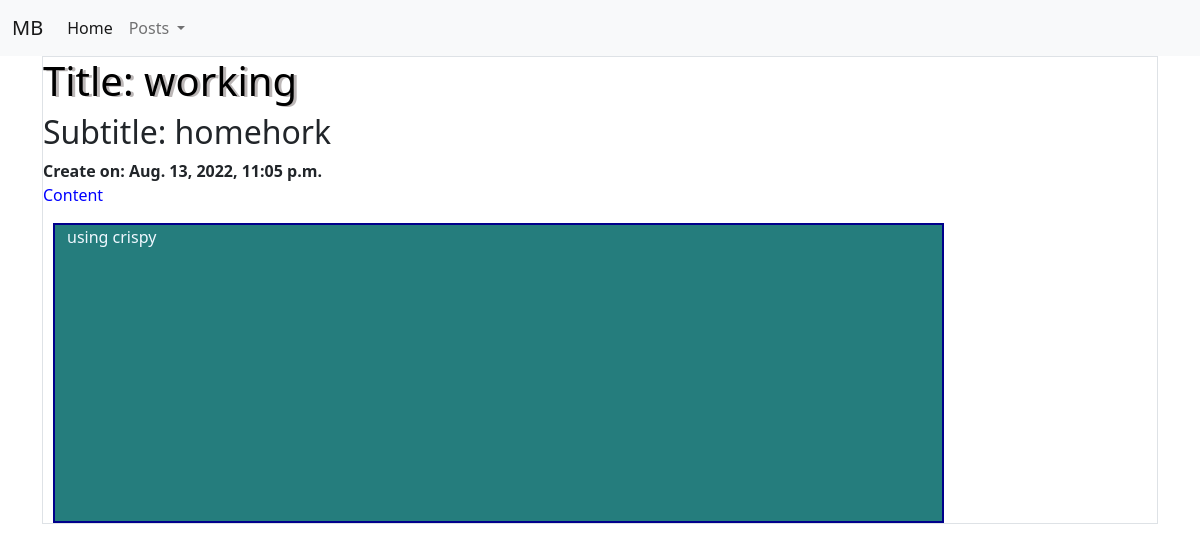
The page /posts/7/ on the database its author committed.
### posts/models.py (models this page shows, shortened)
class Post(models.Model): #inheritance
    title = models.CharField(max_length=256)   # composition
    subtitle = models.CharField(max_length=256)
    body = models.TextField()
    created_on = models.DateTimeField(auto_now_add=True)

### posts/views.py (the view)
# urls.py: path('<int:pk>/', PostDetailView.as_view(), name="post_detail"),
class PostDetailView(DetailView):
    template_name = "posts/detail.html"  ##check the dir name "postSSS"
    model = Post

### templates/posts/detail.html (shortened to what this page needs)
{% extends 'base.html' %}
{% load static %}
{% block link %}
<link rel="stylesheet" href="{% static 'css/detail.css' %}" />
{% endblock link %}
{% block content %}
<div class="border">
    <h1 id="ptitle">Title: {{ post.title }}</h1>
    <h2>Subtitle: {{ post.subtitle }}</h2>
    <strong>Create on: {{ post.created_on }}</strong>
    <p id="paraph">Content</p>
    <div class="container" id="postbox"">
        <p>{{ post.body }}</p>
    </div>
</div>
{% endblock content %}

### static/css/detail.css (style rules this page uses)
#postbox { background-color: rgb(37, 125, 125); color: aliceblue; border: 2px solid darkblue; height: 300px; width: 80%; margin-left: 10px; }
#ptitle { color: rgb(0, 0, 0); text-shadow: rgba(17, 1, 1, 0.281) 3px 1px; }
#paraph { color: blue; }

### rows shown on the page
Post: title "working", subtitle "homehork", created_on "Aug. 13, 2022, 11:05 p.m.", body "using crispy"
